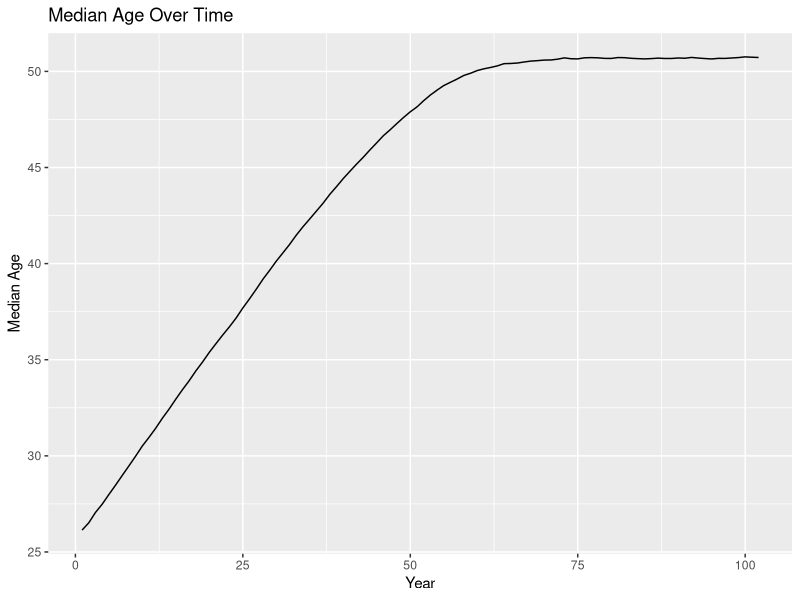
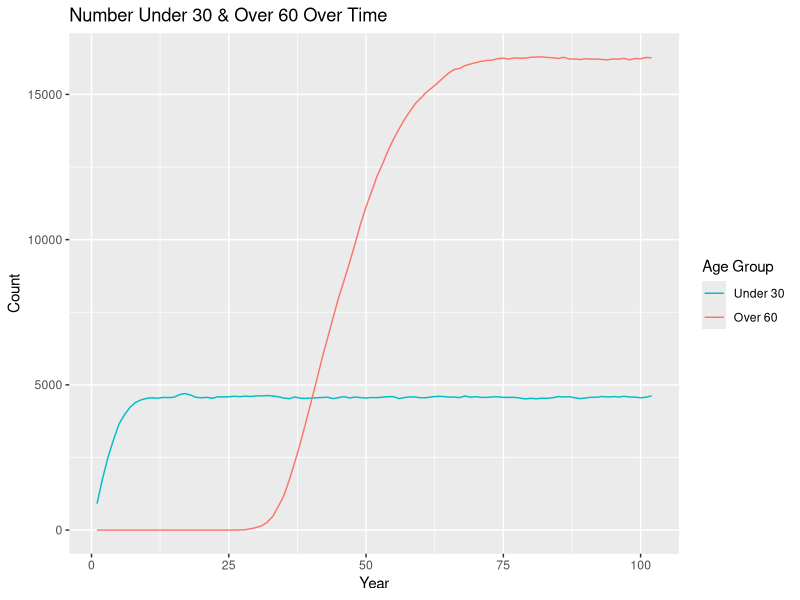
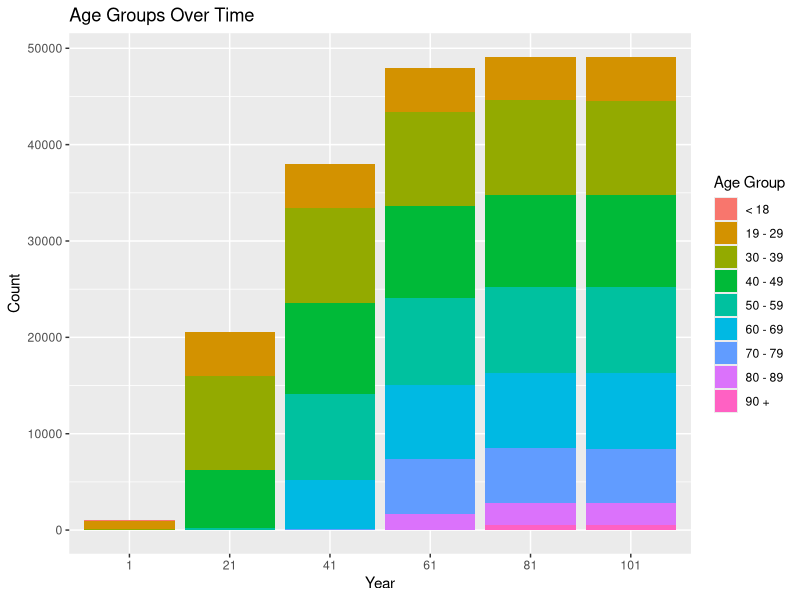
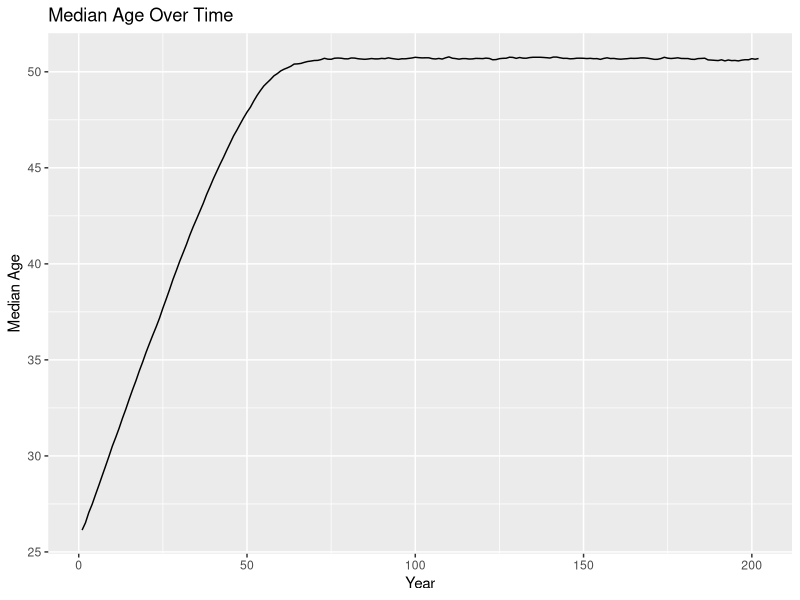
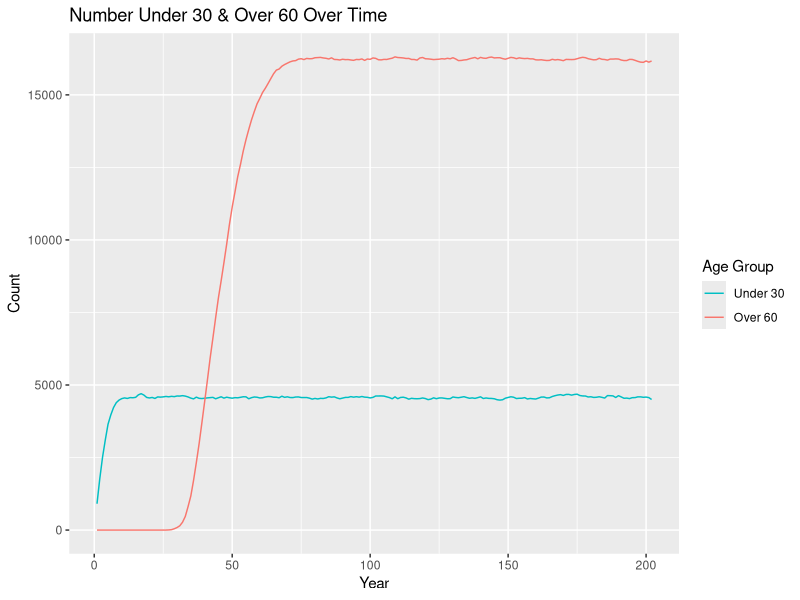
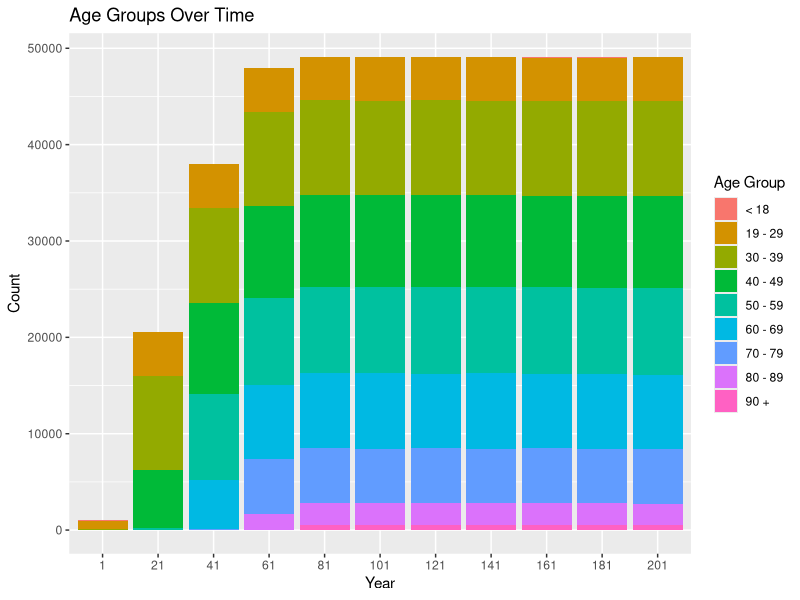

The R script that drew these images, in order: (Note: this script raises an error after producing the figures.)
## ---- chunk 1
knitr::opts_chunk$set(echo = TRUE)
## ---- chunk 2
library(tidyverse)
## ---- chunk 3
set.seed(12345)
## ---- chunk 4
population <- 
  rnorm(n = 1000, mean = 26, sd = 3) %>% 
  enframe() %>% 
  select(value) %>% 
  rename(original_age = value) %>% 
  mutate(current_age = original_age, years_incarcerated = 0) %>% 
  mutate(odds_of_removal = case_when(current_age < 19 ~ 0.007,
                                     current_age >= 19 & current_age < 30 ~ 0.0013,
                                     current_age >= 30 & current_age < 40 ~ 0.0019,
                                     current_age >= 40 & current_age < 50 ~ 0.0040,
                                     current_age >= 50 & current_age < 60 ~ 0.0088,
                                     current_age >= 60 & current_age < 70 ~ 0.0178,
                                     current_age >= 70 & current_age < 80 ~ 0.0439,
                                     current_age >= 80 & current_age < 90 ~ 0.1345,
                                     current_age >= 90 ~ 0.1345))
  # mutate(eligible_for_parole = FALSE)

overall <-
  tibble(year = 1, total_population = nrow(population), 
         median_age = median(population$current_age)) %>% 
  mutate("< 18" = pull(count(filter(population, current_age < 19))),
         "19 - 29" = pull(count(filter(population, current_age >= 19 & current_age < 30))),
         "30 - 39" = pull(count(filter(population, current_age >= 30 & current_age < 40))),
         "40 - 49" = pull(count(filter(population, current_age >= 40 & current_age < 50))),
         "50 - 59" = pull(count(filter(population, current_age >= 50 & current_age < 60))),
         "60 - 69" = pull(count(filter(population, current_age >= 60 & current_age < 70))),
         "70 - 79" = pull(count(filter(population, current_age >= 70 & current_age < 80))),
         "80 - 89" = pull(count(filter(population, current_age >= 80 & current_age < 90))),
         "90 +" = pull(count(filter(population, current_age >= 90))))
## ---- chunk 5
one_year_population <- function(data) {
  # age & years incarcerated increases by 1
  data$current_age <- data$current_age + 1
  data$years_incarcerated <- data$years_incarcerated + 1
  
  # updates odds of removal
  data$odds_of_removal <- case_when(data$current_age < 19 ~ 0.007,
                                    data$current_age >= 19 & data$current_age < 30 ~ 0.0013,
                                    data$current_age >= 30 & data$current_age < 40 ~ 0.0019,
                                    data$current_age >= 40 & data$current_age < 50 ~ 0.0040,
                                    data$current_age >= 50 & data$current_age < 60 ~ 0.0088,
                                    data$current_age >= 60 & data$current_age < 70 ~ 0.0178,
                                    data$current_age >= 70 & data$current_age < 80 ~ 0.0439,
                                    data$current_age >= 80 & data$current_age < 90 ~ 0.1345,
                                    data$current_age >= 90 ~ 0.1345)
  
  # POSSIBILITIES FOR RANDOM REMOVALS WITH WEIGHTED PROBABILITIES
  # randomly removes 1 percent with probability weights based on odds of removal
  # data <- data[-sample(x = 1:nrow(population), size = 0.01*nrow(population), 
  #                      prob = population$odds_of_removal),]
  
  # generates a vector of age groups to remove & we would have to somehow randomly 
  # select x number of people associated with randomly selected age groups to remove
  # sample(x = c("< 18", "19 - 29", "30 - 39", "40 - 49", "50 - 59", "60 - 69", "70 - 79",
  #              "80 - 89", "90 +"), size = 0.01*nrow(population), replace = TRUE,
  #        prob = c(0.007, 0.0013, 0.0019, 0.0040, 0.0088, 0.0178, 0.0439, 0.1345, 0.1345))

  # samples 1 percent of population to then remove
  # may not be particularly different from original sampling (hard coded # vs %)
  # sample_frac(data, 0.01, weight = population$odds_of_removal)
  
  # creates age group cohorts & randomly removes fraction based on cohort
  less_than_18 <- filter(data, current_age < 19)
  less_than_18 <- sample_frac(less_than_18, (1 - 0.0007))
  
  `19_to_29` <- filter(data, current_age >= 19 & current_age < 30)
  `19_to_29` <- sample_frac(`19_to_29`, (1 - 0.0013))
  
  `30_to_39` <- filter(data, current_age >= 30 & current_age < 40)
  `30_to_39` <- sample_frac(`30_to_39`, (1 - 0.0019))
  
  `40_to_49` <- filter(data, current_age >= 40 & current_age < 50)
  `40_to_49` <- sample_frac(`40_to_49`, (1 - 0.0040))
  
  `50_to_59` <- filter(data, current_age >= 50 & current_age < 60)
  `50_to_59` <- sample_frac(`50_to_59`, (1 - 0.0088))
  
  `60_to_69` <- filter(data, current_age >= 60 & current_age < 70)
  `60_to_69` <- sample_frac(`60_to_69`, (1 - 0.0178))
  
  `70_to_79` <- filter(data, current_age >= 70 & current_age < 80)
  `70_to_79` <- sample_frac(`70_to_79`, (1 - 0.0439))
  
  `80_to_89` <- filter(data, current_age >= 80 & current_age < 90)
  `80_to_89` <- sample_frac(`80_to_89`, (1 - 0.1345))
  
  over_90 <- filter(data, current_age >= 90)
  over_90 <- sample_frac(over_90, (1 - 0.1345))
  
  data <- do.call("rbind", list(less_than_18, `19_to_29`, `30_to_39`, `40_to_49`, `50_to_59`, 
                                `60_to_69`,`70_to_79`, `80_to_89`, over_90))
  
  # adds 1000 more
  incoming <- 
    rnorm(n = 1000, mean = 26, sd = 3) %>% 
    enframe() %>% 
    select(value) %>% 
    rename(original_age = value) %>% 
    mutate(current_age = original_age, years_incarcerated = 0) %>% 
    mutate(odds_of_removal = case_when(current_age < 19 ~ 0.007,
                                       current_age >= 19 & current_age < 30 ~ 0.0013,
                                       current_age >= 30 & current_age < 40 ~ 0.0019,
                                       current_age >= 40 & current_age < 50 ~ 0.0040,
                                       current_age >= 50 & current_age < 60 ~ 0.0088,
                                       current_age >= 60 & current_age < 70 ~ 0.0178,
                                       current_age >= 70 & current_age < 80 ~ 0.0439,
                                       current_age >= 80 & current_age < 90 ~ 0.1345,
                                       current_age >= 90 ~ 0.1345))
    #mutate(eligible_for_parole = FALSE)
  data <- rbind(data, incoming)
  
  # removes any observations with age greater than 100
  data <- data %>% 
    filter(current_age < 100)
}

one_year_overall <- function(data, p) {
    incoming <-
      tibble(year = last(data$year) + 1, total_population = nrow(p),
             median_age = median(p$current_age)) %>% 
        mutate("< 18" = pull(count(filter(p, current_age < 19))),
               "19 - 29" = pull(count(filter(p, current_age >= 19 & current_age < 30))),
               "30 - 39" = pull(count(filter(p, current_age >= 30 & current_age < 40))),
               "40 - 49" = pull(count(filter(p, current_age >= 40 & current_age < 50))),
               "50 - 59" = pull(count(filter(p, current_age >= 50 & current_age < 60))),
               "60 - 69" = pull(count(filter(p, current_age >= 60 & current_age < 70))),
               "70 - 79" = pull(count(filter(p, current_age >= 70 & current_age < 80))),
               "80 - 89" = pull(count(filter(p, current_age >= 80 & current_age < 90))),
               "90 +" = pull(count(filter(p, current_age >= 90))))
    data <- rbind(data, incoming)
}
## ---- chunk 6
population <- one_year_population(population)
overall <- one_year_overall(overall, population)

# extend 100 years until stable
test_population <- population
test_overall <- overall
for (i in 1:100) {
  test_population <- one_year_population(test_population)
  test_overall <- one_year_overall(test_overall, test_population)
}
## ---- chunk 7
ggplot(data = test_overall, mapping = aes(x = year, y = median_age)) +
  geom_line() +
  labs(title = "Median Age Over Time", x = "Year", y = "Median Age")

test_overall %>% 
  mutate(under_30 = `19 - 29` + `< 18`, 
         over_60 = `60 - 69` + `70 - 79` + `80 - 89` + `90 +`) %>% 
  select(year, under_30, over_60) %>% 
  ggplot(data = ., mapping = aes(x = year, group = 1)) +
  geom_line(mapping = aes(y = under_30, color = "under_30")) +
  geom_line(mapping = aes(y = over_60, color = "over_60")) +
  labs(title = "Number Under 30 & Over 60 Over Time", x = "Year", y = "Count") +
  scale_color_discrete(name = "Age Group",
                       breaks = c("under_30", "over_60"), labels = c("Under 30", "Over 60"))

test_overall_long <- test_overall %>% 
  select(year, `< 18`:`90 +`) %>% 
  mutate(year = as.character(year)) %>% 
  pivot_longer(-year, names_to = "age_group", values_to = "count") %>% 
  filter(year == "1" | year == "21" | year == "41" | year == "61" | year == "81" | year == "101")

ggplot(data = test_overall_long, mapping = aes(x = year, y = count, fill = age_group)) +
  geom_bar(position = "stack", stat = "identity") +
  labs(title = "Age Groups Over Time", x = "Year", y = "Count") +
  scale_x_discrete(limits = c("1", "21", "41", "61", "81", "101")) +
  scale_fill_discrete(name = "Age Group",
                      breaks = c("< 18", "19 - 29", "30 - 39", "40 - 49", "50 - 59", "60 - 69",
                                 "70 - 79", "80 - 89", "90 +"))
## ---- chunk 8
bar_race <- test_overall %>% 
  select(year, `< 18`:`90 +`) %>% 
  mutate(year = as.character(year)) %>% 
  pivot_longer(-year, names_to = "age_group", values_to = "count") %>% 
  pivot_wider(names_from = "year", values_from = "count")
## ---- chunk 9
test_population_e <- test_population
test_overall_e <- test_overall
for (i in 1:100) {
  test_population_e <- one_year_population(test_population_e)
  test_overall_e <- one_year_overall(test_overall_e, test_population_e)
}
## ---- chunk 10
ggplot(data = test_overall_e, mapping = aes(x = year, y = median_age)) +
  geom_line() +
  labs(title = "Median Age Over Time", x = "Year", y = "Median Age")

test_overall_e %>% 
  mutate(under_30 = `19 - 29` + `< 18`, 
         over_60 = `60 - 69` + `70 - 79` + `80 - 89` + `90 +`) %>% 
  select(year, under_30, over_60) %>% 
  ggplot(data = ., mapping = aes(x = year, group = 1)) +
  geom_line(mapping = aes(y = under_30, color = "under_30")) +
  geom_line(mapping = aes(y = over_60, color = "over_60")) +
  labs(title = "Number Under 30 & Over 60 Over Time", x = "Year", y = "Count") +
  scale_color_discrete(name = "Age Group",
                       breaks = c("under_30", "over_60"), labels = c("Under 30", "Over 60"))

test_overall_e_long <- test_overall_e %>% 
  select(year, `< 18`:`90 +`) %>% 
  mutate(year = as.character(year)) %>% 
  pivot_longer(-year, names_to = "age_group", values_to = "count") %>% 
  filter(year == "1" | year == "21" | year == "41" | year == "61" | year == "81" | 
           year == "101" | year == "121" | year == "141" | year == "161" | year == "181" |
           year == "201")

ggplot(data = test_overall_e_long, mapping = aes(x = year, y = count, fill = age_group)) +
  geom_bar(position = "stack", stat = "identity") +
  labs(title = "Age Groups Over Time", x = "Year", y = "Count") +
  scale_x_discrete(limits = c("1", "21", "41", "61", "81", "101", "121", "141", "161", "181", 
                              "201")) +
  scale_fill_discrete(name = "Age Group",
                      breaks = c("< 18", "19 - 29", "30 - 39", "40 - 49", "50 - 59", "60 - 69",
                                 "70 - 79", "80 - 89", "90 +"))

bar_race_e <- test_overall_e %>% 
  select(year, `< 18`:`90 +`) %>% 
  mutate(year = as.character(year)) %>% 
  pivot_longer(-year, names_to = "age_group", values_to = "count") %>% 
  pivot_wider(names_from = "year", values_from = "count")
## ---- chunk 11
one_year_parole <- function(data) {
  # age & years incarcerated increases by 1
  data$current_age <- data$current_age + 1
  data$years_incarcerated <- data$years_incarcerated + 1
  
  # updates odds of removal
  data$odds_of_removal <- case_when(data$current_age < 19 ~ 0.007,
                                    data$current_age >= 19 & data$current_age < 30 ~ 0.0013,
                                    data$current_age >= 30 & data$current_age < 40 ~ 0.0019,
                                    data$current_age >= 40 & data$current_age < 50 ~ 0.0040,
                                    data$current_age >= 50 & data$current_age < 60 ~ 0.0088,
                                    data$current_age >= 60 & data$current_age < 70 ~ 0.0178,
                                    data$current_age >= 70 & data$current_age < 80 ~ 0.0439,
                                    data$current_age >= 80 & data$current_age < 90 ~ 0.1345,
                                    data$current_age >= 90 ~ 0.1345)
  
  # NOT TOTALLY FUNCTIONAL!!!
  # if incarcerated for more than 20 years, odds of removal increases 10 percent
  # checks if eligible for parole
  # if eligibility has been checked and odds of removal has increased, does not increase again
  if (data$years_incarcerated > 20 & !data$eligible_for_parole) {
    data$odds_of_removal <- data$odds_of_removal + 0.1
    data$eligible_for_parole <- TRUE
  }
  
  # randomly removes 1 percent
  data <- data[-sample(x = 1:nrow(population), size = 0.01*nrow(population), 
                       prob = population$odds_of_removal),]
  
  # adds 1000 more
  incoming <- 
    rnorm(n = 1000, mean = 26, sd = 3) %>% 
    enframe() %>% 
    select(value) %>% 
    rename(original_age = value) %>% 
    mutate(current_age = original_age, years_incarcerated = 0, eligible_for_parole = FALSE) %>% 
    mutate(odds_of_removal = case_when(current_age < 19 ~ 0.007,
                                       current_age >= 19 & current_age < 30 ~ 0.0013,
                                       current_age >= 30 & current_age < 40 ~ 0.0019,
                                       current_age >= 40 & current_age < 50 ~ 0.0040,
                                       current_age >= 50 & current_age < 60 ~ 0.0088,
                                       current_age >= 60 & current_age < 70 ~ 0.0178,
                                       current_age >= 70 & current_age < 80 ~ 0.0439,
                                       current_age >= 80 & current_age < 90 ~ 0.1345,
                                       current_age >= 90 ~ 0.1345))
  data <- rbind(data, incoming)
  
  # removes any observations with age greater than 100
  data <- data %>% 
    filter(current_age < 100)
}
## ---- chunk 12
parole_population <- population %>% 
  mutate(eligible_for_parole = FALSE)
parole_overall <- overall

for (i in 1:100) {
  parole_population <- one_year_parole(parole_population)
  parole_overall <- one_year_overall(parole_overall, parole_population)
}
